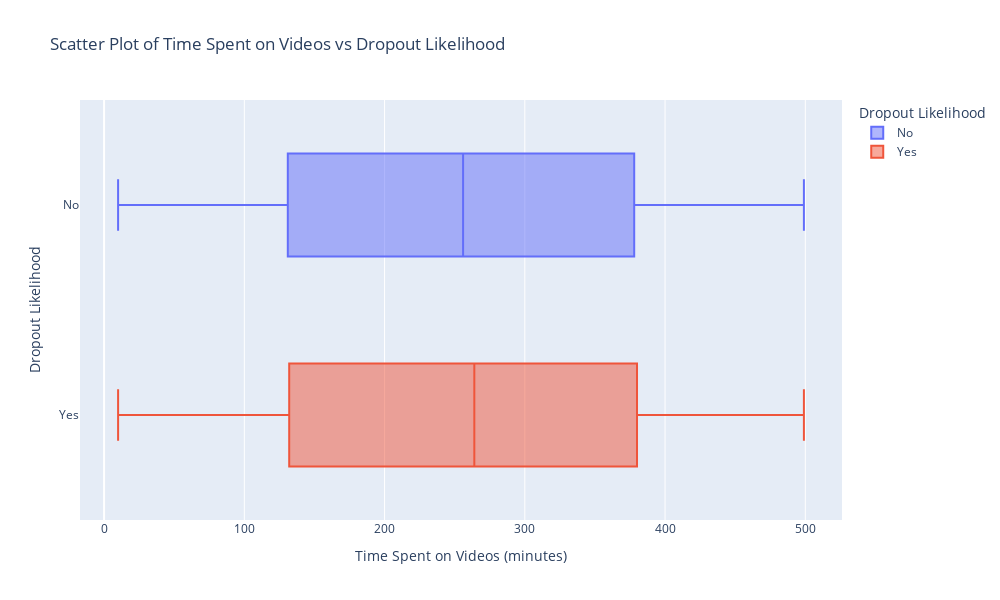

Here is the notebook cell this chart was saved with:
### Code cell
fig = px.box(data_frame= df_old,
       x = "Time_Spent_on_Videos",
       y = "Dropout_Likelihood",
       color = "Dropout_Likelihood",
       title = "Scatter Plot of Time Spent on Videos vs Dropout Likelihood",
       labels = {"Time_Spent_on_Videos": "Time Spent on Videos (minutes)",
                 "Dropout_Likelihood": "Dropout Likelihood"
                 },
        width = 1000,
        height = 600
    )
fig.show() #Visualizing the relationship between Time_Spent_on_Videos and Dropout_Likelihood using a scatter plot.

#I'm ignoring the FutureWarning for now.

### Figure 1 — Plotly figure (JSON) as saved in the notebook; plotly's stock layout.template omitted (floating-point values rounded to 4 significant figures; data arrays with more than 128 entries replaced by an {"elided": "..."} marker saying what was removed)
{"data": [{"alignmentgroup": "True", "hovertemplate": "Dropout Likelihood=%{y}<br>Time Spent on Videos (minutes)=%{x}<extra></extra>", "legendgroup": "No", "marker": {"color": "#636efa"}, "name": "No", "notched": false, "offsetgroup": "No", "orientation": "h", "showlegend": true, "type": "box", "x": {"elided": "8043 int values"}, "x0": " ", "xaxis": "x", "y": {"elided": "8043 str values"}, "y0": " ", "yaxis": "y"}, {"alignmentgroup": "True", "hovertemplate": "Dropout Likelihood=%{y}<br>Time Spent on Videos (minutes)=%{x}<extra></extra>", "legendgroup": "Yes", "marker": {"color": "#EF553B"}, "name": "Yes", "notched": false, "offsetgroup": "Yes", "orientation": "h", "showlegend": true, "type": "box", "x": {"elided": "1957 int values"}, "x0": " ", "xaxis": "x", "y": {"elided": "1957 str values"}, "y0": " ", "yaxis": "y"}], "layout": {"boxmode": "overlay", "height": 600, "legend": {"title": {"text": "Dropout Likelihood"}, "tracegroupgap": 0}, "title": {"text": "Scatter Plot of Time Spent on Videos vs Dropout Likelihood"}, "width": 1000, "xaxis": {"anchor": "y", "domain": [0, 1], "title": {"text": "Time Spent on Videos (minutes)"}}, "yaxis": {"anchor": "x", "categoryarray": ["Yes", "No"], "categoryorder": "array", "domain": [0, 1], "title": {"text": "Dropout Likelihood"}}}}
